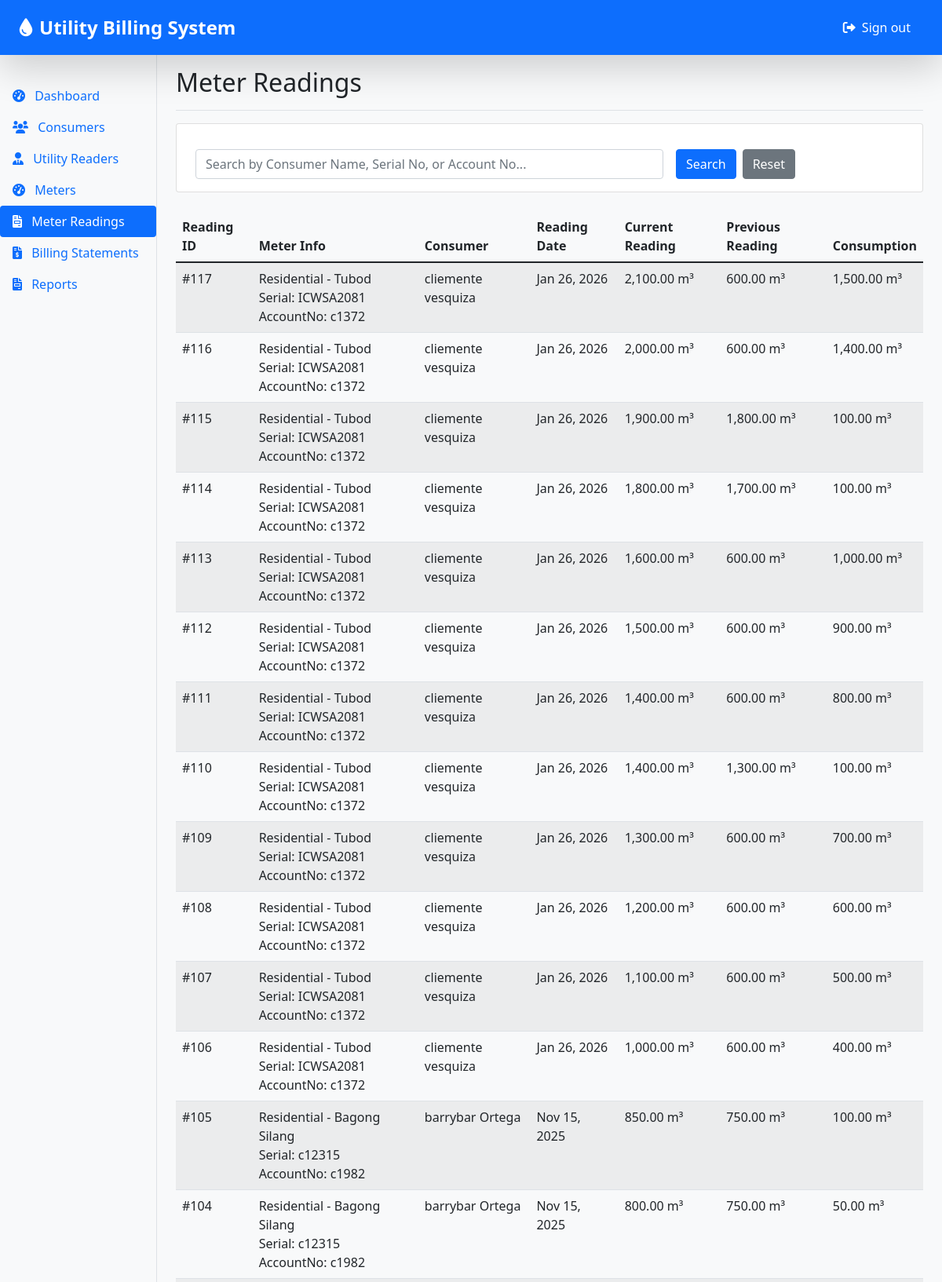
Page /public/meter_readings.php (signed in, upper part) on the committed database.
### tables this page shows
CREATE TABLE `meterreadingdata` (
  `ReadingID` int(11) NOT NULL,
  `MeterID` int(11) NOT NULL,
  `ReaderID` int(11) NOT NULL,
  `PreviousReading` decimal(10,2) NOT NULL,
  `CurrentReading` decimal(10,2) NOT NULL,
  `Consumption` decimal(10,2) NOT NULL,
  `ReadingDate` datetime NOT NULL,
  `Notes` text DEFAULT NULL,
  `Status` enum('pending','approved','rejected') DEFAULT 'pending',
  `CreatedAt` timestamp NOT NULL DEFAULT current_timestamp()
);

CREATE TABLE `meter` (
  `MeterID` int(11) NOT NULL,
  `ConsumerID` int(11) DEFAULT NULL,
  `Classification` enum('Residential','Commercial','Industrial') NOT NULL,
  `SerialNo` varchar(100) DEFAULT NULL,
  `Area` varchar(100) DEFAULT NULL,
  `InstallationDate` date NOT NULL DEFAULT curdate(),
  `LastReading` decimal(10,2) DEFAULT 0.00,
  `LastReadingDate` datetime DEFAULT NULL,
  `Status` enum('active','inactive','faulty') DEFAULT 'active'
);

CREATE TABLE `consumer` (
  `ConsumerID` int(11) NOT NULL,
  `AccountNo` varchar(50) DEFAULT NULL,
  `FirstName` varchar(50) NOT NULL,
  `LastName` varchar(50) NOT NULL,
  `Email` varchar(100) NOT NULL,
  `ContactNumber` varchar(20) NOT NULL,
  `Address` text NOT NULL,
  `Password` varchar(255) NOT NULL,
  `Status` enum('active','inactive','pending') DEFAULT 'pending',
  `BillingPreference` enum('paper','mobile_app') NOT NULL DEFAULT 'paper',
  `PreviousBillImage` varchar(255) DEFAULT NULL,
  `AppNotificationToken` varchar(255) DEFAULT NULL,
  `RegistrationDate` timestamp NOT NULL DEFAULT current_timestamp()
);

### public/meter_readings.php (the view, shortened to what this page needs)
<?php
require_once '../config/db.php';
$search = isset($_GET['search']) ? trim($_GET['search']) : '';
$query = "SELECT
            mr.*,
            m.Classification,
            m.Area,
            m.SerialNo,
            c.AccountNo,
            c.FirstName,
            c.LastName,
            c.Email
          FROM meterreadingdata mr
          JOIN meter m ON mr.MeterID = m.MeterID
          JOIN consumer c ON m.ConsumerID = c.ConsumerID
          WHERE 1=1";
$query .= " ORDER BY mr.ReadingDate DESC";
$stmt = mysqli_prepare($conn, $query);
$readings = [];
if (mysqli_stmt_execute($stmt)) {
    $result = mysqli_stmt_get_result($stmt);
    while ($row = mysqli_fetch_assoc($result)) {
        $readings[] = $row;
    }
}
include '../includes/header.php';
include '../includes/sidebar.php';
?>
<main class="col-md-9 ms-sm-auto col-lg-10 px-md-4">
    <div class="d-flex justify-content-between flex-wrap flex-md-nowrap align-items-center pt-3 pb-2 mb-3 border-bottom">
        <h1 class="h2">Meter Readings</h1>
    </div>
    <div class="card mb-4">
        <div class="card-body">
            <form method="get" class="row g-3">
                <div class="col-md-8">
                    <input type="text" class="form-control" name="search"
                           placeholder="Search by Consumer Name, Serial No, or Account No..."
                           value="<?php echo htmlspecialchars($search); ?>">
                </div>
                <div class="col-md-4 d-flex align-items-end">
                    <button type="submit" class="btn btn-primary me-2">Search</button>
                    <a href="meter_readings.php" class="btn btn-secondary">Reset</a>
                </div>
            </form>
        </div>
    </div>
    <div class="table-responsive">
        <table class="table table-striped table-hover">
            <thead>
                <tr>
                    <th>Reading ID</th>
                    <th>Meter Info</th>
                    <th>Consumer</th>
                    <th>Reading Date</th>
                    <th>Current Reading</th>
                    <th>Previous Reading</th>
                    <th>Consumption</th>
                </tr>
            </thead>
            <tbody>
                <?php if (!empty($readings)): ?>
                    <?php foreach ($readings as $reading): ?>
                        <tr>
                            <td>#<?php echo $reading['ReadingID']; ?></td>
                            <td>
                                <?php
                                    echo htmlspecialchars($reading['Classification']) . ' - ' .
                                         htmlspecialchars($reading['Area']) . '<br>' .
                                         'Serial: ' . htmlspecialchars($reading['SerialNo']) . '<br>' .
                                         'AccountNo: ' . htmlspecialchars($reading['AccountNo']);
                                ?>
                            </td>
                            <td><?php echo htmlspecialchars($reading['FirstName'] . ' ' . $reading['LastName']); ?></td>
                            <td><?php echo date('M d, Y', strtotime($reading['ReadingDate'])); ?></td>
                            <td><?php echo number_format($reading['CurrentReading'], 2); ?> m³</td>
                            <td><?php echo number_format($reading['PreviousReading'], 2); ?> m³</td>
                            <td><?php echo number_format($reading['CurrentReading'] - $reading['PreviousReading'], 2); ?> m³</td>
                        </tr>
                    <?php endforeach; ?>
                <?php else: ?>
                    <tr>
                        <td colspan="7" class="text-center">No meter readings found.</td>
                    </tr>
                <?php endif; ?>
            </tbody>
        </table>
    </div>
</main>
<?php include '../includes/footer.php'; ?>

### assets/css/style.css (style rules this page uses)
body { min-height: 100vh; display: flex; flex-direction: column; background-color: #f8f9fa; }
.row { margin: 0; min-height: 100%; }

### rows in the picture
meterreadingdata: ReadingID "117", MeterID.Classification "Residential", MeterID.Area "Tubod", MeterID.SerialNo "ICWSA2081", consumer.AccountNo "c1372", consumer.FirstName+LastName "cliemente vesquiza", ReadingDate "Jan 26, 2026", CurrentReading "2,100.00", PreviousReading "600.00", $reading['CurrentReading'] - $reading['PreviousReading'] "1,500.00"
meterreadingdata: ReadingID "116", MeterID.Classification "Residential", MeterID.Area "Tubod", MeterID.SerialNo "ICWSA2081", consumer.AccountNo "c1372", consumer.FirstName+LastName "cliemente vesquiza", ReadingDate "Jan 26, 2026", CurrentReading "2,000.00", PreviousReading "600.00", $reading['CurrentReading'] - $reading['PreviousReading'] "1,400.00"
meterreadingdata: ReadingID "115", MeterID.Classification "Residential", MeterID.Area "Tubod", MeterID.SerialNo "ICWSA2081", consumer.AccountNo "c1372", consumer.FirstName+LastName "cliemente vesquiza", ReadingDate "Jan 26, 2026", CurrentReading "1,900.00", PreviousReading "1,800.00", $reading['CurrentReading'] - $reading['PreviousReading'] "100.00"
meterreadingdata: ReadingID "114", MeterID.Classification "Residential", MeterID.Area "Tubod", MeterID.SerialNo "ICWSA2081", consumer.AccountNo "c1372", consumer.FirstName+LastName "cliemente vesquiza", ReadingDate "Jan 26, 2026", CurrentReading "1,800.00", PreviousReading "1,700.00", $reading['CurrentReading'] - $reading['PreviousReading'] "100.00"
meterreadingdata: ReadingID "113", MeterID.Classification "Residential", MeterID.Area "Tubod", MeterID.SerialNo "ICWSA2081", consumer.AccountNo "c1372", consumer.FirstName+LastName "cliemente vesquiza", ReadingDate "Jan 26, 2026", CurrentReading "1,600.00", PreviousReading "600.00", $reading['CurrentReading'] - $reading['PreviousReading'] "1,000.00"
meterreadingdata: ReadingID "112", MeterID.Classification "Residential", MeterID.Area "Tubod", MeterID.SerialNo "ICWSA2081", consumer.AccountNo "c1372", consumer.FirstName+LastName "cliemente vesquiza", ReadingDate "Jan 26, 2026", CurrentReading "1,500.00", PreviousReading "600.00", $reading['CurrentReading'] - $reading['PreviousReading'] "900.00"
meterreadingdata: ReadingID "111", MeterID.Classification "Residential", MeterID.Area "Tubod", MeterID.SerialNo "ICWSA2081", consumer.AccountNo "c1372", consumer.FirstName+LastName "cliemente vesquiza", ReadingDate "Jan 26, 2026", CurrentReading "1,400.00", PreviousReading "600.00", $reading['CurrentReading'] - $reading['PreviousReading'] "800.00"
meterreadingdata: ReadingID "110", MeterID.Classification "Residential", MeterID.Area "Tubod", MeterID.SerialNo "ICWSA2081", consumer.AccountNo "c1372", consumer.FirstName+LastName "cliemente vesquiza", ReadingDate "Jan 26, 2026", CurrentReading "1,400.00", PreviousReading "1,300.00", $reading['CurrentReading'] - $reading['PreviousReading'] "100.00"
meterreadingdata: ReadingID "109", MeterID.Classification "Residential", MeterID.Area "Tubod", MeterID.SerialNo "ICWSA2081", consumer.AccountNo "c1372", consumer.FirstName+LastName "cliemente vesquiza", ReadingDate "Jan 26, 2026", CurrentReading "1,300.00", PreviousReading "600.00", $reading['CurrentReading'] - $reading['PreviousReading'] "700.00"
meterreadingdata: ReadingID "108", MeterID.Classification "Residential", MeterID.Area "Tubod", MeterID.SerialNo "ICWSA2081", consumer.AccountNo "c1372", consumer.FirstName+LastName "cliemente vesquiza", ReadingDate "Jan 26, 2026", CurrentReading "1,200.00", PreviousReading "600.00", $reading['CurrentReading']-$reading['PreviousReading'] "600.00"
meterreadingdata: ReadingID "107", MeterID.Classification "Residential", MeterID.Area "Tubod", MeterID.SerialNo "ICWSA2081", consumer.AccountNo "c1372", consumer.FirstName+LastName "cliemente vesquiza", ReadingDate "Jan 26, 2026", CurrentReading "1,100.00", PreviousReading "600.00", $reading['CurrentReading'] - $reading['PreviousReading'] "500.00"
meterreadingdata: ReadingID "106", MeterID.Classification "Residential", MeterID.Area "Tubod", MeterID.SerialNo "ICWSA2081", consumer.AccountNo "c1372", consumer.FirstName+LastName "cliemente vesquiza", ReadingDate "Jan 26, 2026", CurrentReading "1,000.00", PreviousReading "600.00", $reading['CurrentReading'] - $reading['PreviousReading'] "400.00"
meterreadingdata: ReadingID "105", MeterID.Classification "Residential", MeterID.Area "Bagong Silang", MeterID.SerialNo "c12315", consumer.AccountNo "c1982", consumer.FirstName+LastName "barrybar Ortega", ReadingDate "Nov 15, 2025", CurrentReading "850.00", PreviousReading "750.00", $reading['CurrentReading'] - $reading['PreviousReading'] "100.00"
meterreadingdata: ReadingID "104", MeterID.Classification "Residential", MeterID.Area "Bagong Silang", MeterID.SerialNo "c12315", consumer.AccountNo "c1982", consumer.FirstName+LastName "barrybar Ortega", ReadingDate "Nov 15, 2025", CurrentReading "800.00", PreviousReading "750.00", $reading['CurrentReading'] - $reading['PreviousReading'] "50.00"
